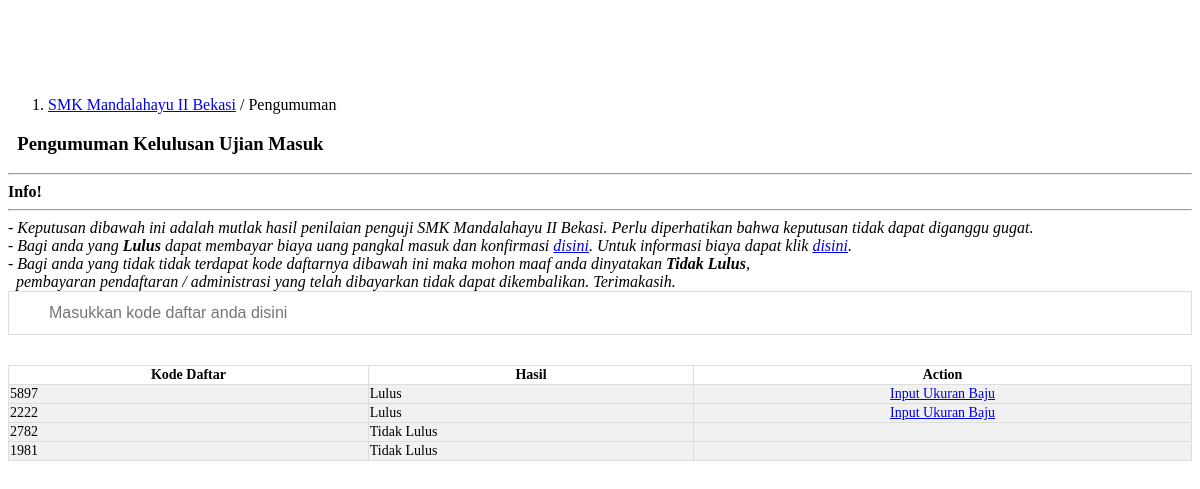
The page /pengumuman.php on the database as committed earlier.
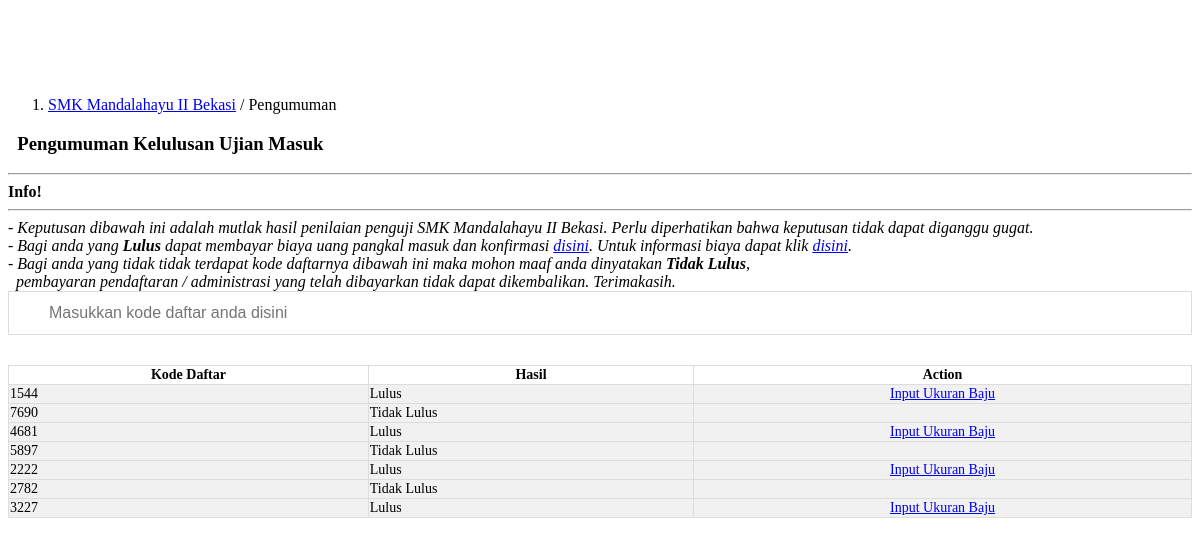
The same page on the database as committed later.
### tables this page shows
CREATE TABLE `tbl_pengumuman` (
  `id_pengumuman` int(10) NOT NULL,
  `kode_daftar` int(10) NOT NULL,
  `bahasa_indonesia` int(10) NOT NULL,
  `matematika` int(10) NOT NULL,
  `bahasa_inggris` int(10) NOT NULL,
  `kejuruan` int(10) NOT NULL,
  `buta_warna` varchar(20) NOT NULL,
  `urine` varchar(20) NOT NULL,
  `fisik` varchar(20) NOT NULL,
  `hasil` varchar(20) NOT NULL
);

### pengumuman.php (the view, shortened to what this page needs)
<div class="container">
 	<ol class="breadcrumb">
        <li class="active"><a data-toggle="tooltip" data-placement="top" title="Click me!" href="index.php">SMK Mandalahayu II Bekasi</a> / Pengumuman</li>
    </ol>
    <h3><b>&nbsp;&nbsp;Pengumuman Kelulusan </b>Ujian Masuk</h3>
    <hr>
    <div class="alert alert-danger">
	  <strong>Info!</strong><hr><i>- Keputusan dibawah ini adalah mutlak hasil penilaian penguji SMK Mandalahayu II Bekasi. Perlu diperhatikan bahwa keputusan tidak dapat diganggu gugat.<br>
        - Bagi anda yang <b>Lulus</b> dapat membayar biaya uang pangkal masuk dan konfirmasi <a data-toggle="tooltip" data-placement="top" title="Konfirmasi Pembayaran" href="index.php?content=konfirmasi-pembayaran">disini</a>. Untuk informasi biaya dapat klik <a data-toggle="tooltip" data-placement="right" title="Informasi Biaya" href="index.php?content=biaya">disini</a>.<br>
        - Bagi anda yang tidak tidak terdapat kode daftarnya dibawah ini maka mohon maaf anda dinyatakan <b>Tidak Lulus</b>, <br>&nbsp;&nbsp;pembayaran pendaftaran / administrasi yang telah dibayarkan tidak dapat dikembalikan. Terimakasih.</i>
	</div>
    <div class="form-group">
        <div class="col-sm-12">
            <div class="input-group">
                <input size="300px" type="text" id="myInput" onkeyup="myFunction()" placeholder="Masukkan kode daftar anda disini" title="Masukkan kode daftar anda">
              </div><br>
        </div>
    </div>
    <form class="form-horizontal" method="POST">
      <table border="1px" id="myTable" class="table table-striped">
        <thead>
          <tr>
            <th><center>Kode Daftar</center></th>
            <th><center>Hasil</center></th>
            <th><center>Action</center></th>
          </tr>
        </thead>
        <tbody>
          <?php
            include 'config/koneksi.php';
            $query = mysqli_query($konek, "SELECT * FROM tbl_pengumuman ORDER BY id_pengumuman DESC")or die(mysqli_error());
                    if(mysqli_num_rows($query) == 0){
                      echo '<tr><td colspan="3"><i>Belum ada pengumuman kelulusan!</i></td></tr>';
                    }
                      else
                    {
                      while($data = mysqli_fetch_array($query)){
                        echo '<tr  class="header">';
                        echo '<td>'.$data['kode_daftar'].'</td>';
                        ?>
                        <td><?php if ($data['hasil']==1) {
                          echo "Lulus";
                          echo '<td><center><a data-toggle="tooltip" data-placement="right" title="Klik disini untuk input ukuran baju" href=index.php?content=ukuran-baju&&kode_daftar='.$data['kode_daftar'].'><span class="glyphicon glyphicon-circle-arrow-right"></span> Input Ukuran Baju</a></center></td>';
                          echo '</tr>'; }
                          else  {
                            echo "Tidak Lulus";
                             echo '<td></td>';
                          echo '</tr>'; }
                          ?></td>
                        <?php
                      }
                    }
                ?>
        </tbody>
      </table>
    </form>
  </div>

Rows that differ between the two databases and show on the page:
added tbl_pengumuman: kode_daftar "1544"
added tbl_pengumuman: kode_daftar "7690", hasil "Tidak Lulus"
added tbl_pengumuman: kode_daftar "4681"
changed tbl_pengumuman (number 4 of 7 on the later page): hasil "Lulus Input Ukuran Baju" → "Tidak Lulus"
changed tbl_pengumuman (number 7 of 7 on the later page): kode_daftar "1981" → "3227"; hasil "Tidak Lulus" → "Lulus Input Ukuran Baju"
